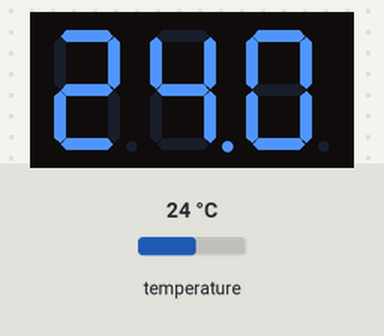
Simulated run of this sketch. Board: Arduino Uno, built with avr-gcc and run on an emulated ATmega328P. On the bench: 3-digit seven-segment display. The inputs (shaded band) are chosen by the test bench; at power-on: temperature 24 °C.

Above: at 2.3 s.
2.4 s: temperature set to 12 °C
At 3.8 s:
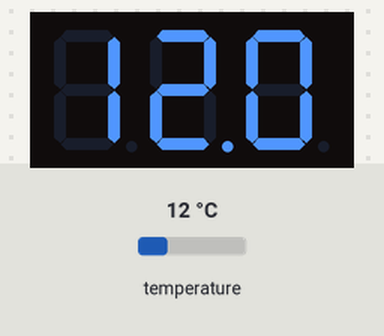
4.5 s: temperature set to 19 °C
At 4.9 s:
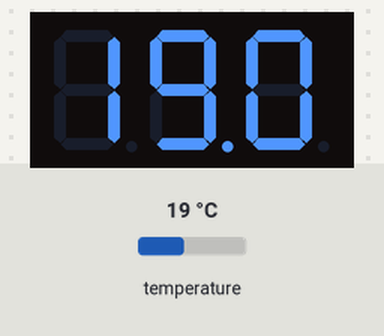
6.1 s: temperature set to 28 °C
At 7.1 s:
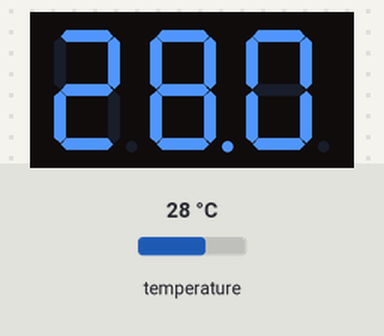
Timing chart, 0 to 9.1 s (numbered marks = the images above; inputs shaded):
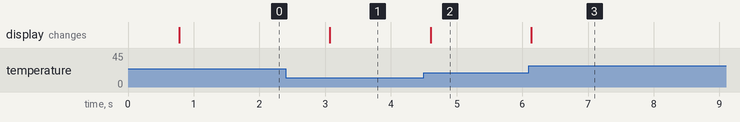

Measured:
- after the input at 2.4 s, the display: changes after 0.67 s (image 1)
- after the input at 4.5 s, the display: changes after 0.10 s (image 2)
- after the input at 6.1 s, the display: changes at once (image 3)

The sketch:

termo3.ino
```cpp
/* Arduino 7 Segment Display Thermometer with DS18B20 temp Sensor
   Dev: Vasilakis Michalis // Date: 25/7/2015 // www.ardumotive.com */

//http://www.instructables.com/id/Seven-Segment-Display-Thermometer-Arduino-Based/

//Libraries
#include "SevenSeg.h"
#include <OneWire.h>
#include <DallasTemperature.h>

/*---------------DS18B20--------------------*/
// Data wire is plugged into pin 2 on the Arduino
#define ONE_WIRE_BUS A1
// Setup a oneWire instance to communicate with any OneWire devices (not just Maxim/Dallas temperature ICs)
OneWire oneWire(ONE_WIRE_BUS);
// Pass our oneWire reference to Dallas Temperature.
DallasTemperature sensors(&oneWire);

/*---------7 Segment 2 digit display--------*/
//Defines the segments A-G: SevenSeg(A, B, C, D, E, F, G);
SevenSeg disp (2,3,4,5,12,7,8);
//Number of 7 segments
const int numOfDigits =3;
//CC(or CA) pins of segment
int digitPins [numOfDigits]={11,10,9};//11-left, 10-midle, 9-left

//Variables
int digitL;
int digitR;
int temp;

void setup() {
  sensors.begin();
  //Defines the number of digits to be "numOfDigits" and the digit pins to be the elements of the array "digitPins"
    disp.setDigitPins ( numOfDigits , digitPins );
    //Only for common cathode 7segments
    disp.setCommonCathode();
    //Control brightness (values 0-100);
    disp.setDutyCycle(80);
    disp.setDPPin(13);

    disp.setTimer (2);
    disp.startTimer ();
    disp . setDPPin (13) ;

}

void loop(){
  //Get temperature
  sensors.requestTemperatures();
 float temp = sensors.getTempCByIndex(0);

  disp.write(temp,1);
}
ISR( TIMER2_COMPA_vect ){
 disp.interruptAction ();
 }
```
